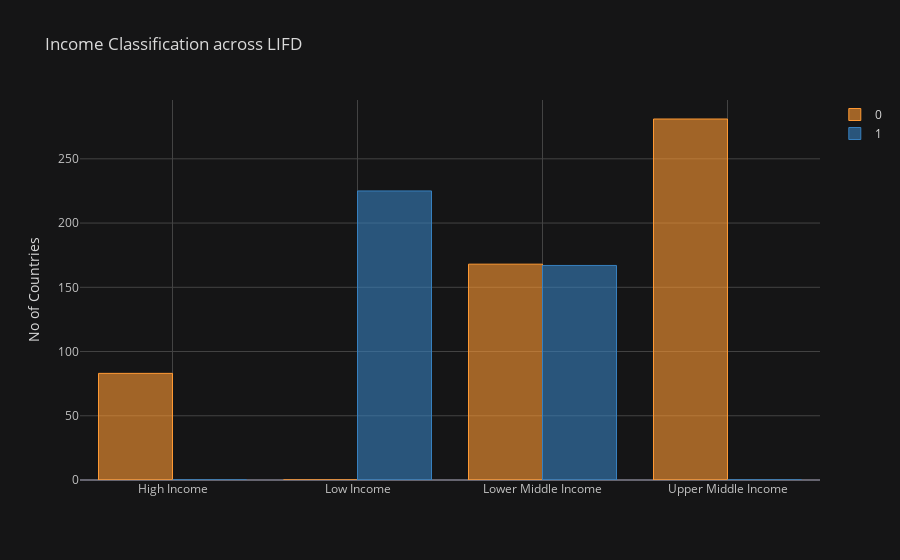

The cell this chart's notebook holds for it:
### Code cell
fig25=df_IS.iplot(kind='bar',title='Income Classification across LIFD',yTitle='No of Countries',asFigure=True)
fig25.show()

### Figure 1 — Plotly figure (JSON) as saved in the notebook; plotly's stock layout.template omitted (floating-point values rounded to 4 significant figures)
{"data": [{"marker": {"color": "rgba(255, 153, 51, 0.6)", "line": {"color": "rgba(255, 153, 51, 1.0)", "width": 1}}, "name": "0", "orientation": "v", "text": "", "type": "bar", "x": ["High Income", "Low Income", "Lower Middle Income", "Upper Middle Income"], "y": [83, 0, 168, 281]}, {"marker": {"color": "rgba(55, 128, 191, 0.6)", "line": {"color": "rgba(55, 128, 191, 1.0)", "width": 1}}, "name": "1", "orientation": "v", "text": "", "type": "bar", "x": ["High Income", "Low Income", "Lower Middle Income", "Upper Middle Income"], "y": [0, 225, 167, 0]}], "layout": {"legend": {"bgcolor": "#151516", "font": {"color": "#D9D9D9"}}, "paper_bgcolor": "#151516", "plot_bgcolor": "#151516", "title": {"font": {"color": "#D9D9D9"}, "text": "Income Classification across LIFD"}, "xaxis": {"gridcolor": "#434343", "showgrid": true, "tickfont": {"color": "#C2C2C2"}, "title": {"font": {"color": "#D9D9D9"}, "text": ""}, "zerolinecolor": "#666570"}, "yaxis": {"gridcolor": "#434343", "showgrid": true, "tickfont": {"color": "#C2C2C2"}, "title": {"font": {"color": "#D9D9D9"}, "text": "No of Countries"}, "zerolinecolor": "#666570"}}}
